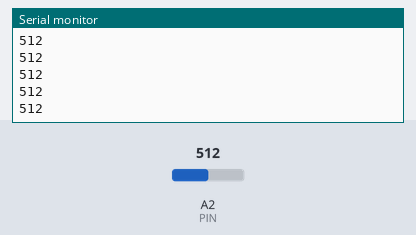
Simulated run of this sketch. Board: Arduino Uno, built with avr-gcc and run on an emulated ATmega328P. Shown: the last lines printed to the serial monitor. Inputs (shaded band) come from the test bench; at power-on: A2 (PIN) = 512.

Above: at 1.2 s.
1.3 s: A2 (PIN) set to 716
At 1.31 s:
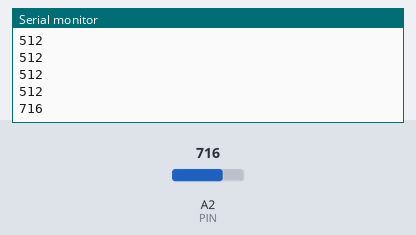
2.8 s: A2 (PIN) set to 900
At 2.81 s:
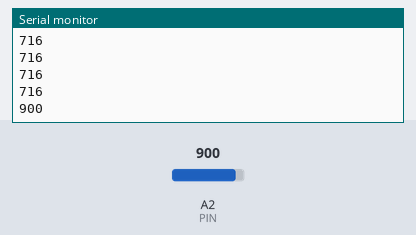
Timing chart, 0 to 5.8 s (numbered marks = the images above; inputs shaded):
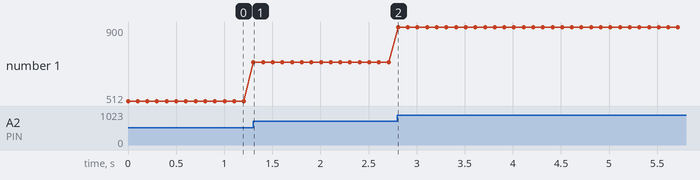

Measured:
- after the input at 1.3 s, the serial monitor: prints a new line at once (image 1)
- after the input at 2.8 s, the serial monitor: prints a new line at once (image 2)
- plotted number 1: 512 → 716 after the input at 1.3 s, 716 → 900 after the input at 2.8 s

The sketch:

potentiometer_test.ino
```cpp
#define PIN 2

uint32_t val;

void setup() {
  Serial.begin(9600);

  pinMode(PIN, INPUT);
}

void loop() {
  val = analogRead(PIN);
  Serial.print(val);
  Serial.println();
  delay(100);
}
```
